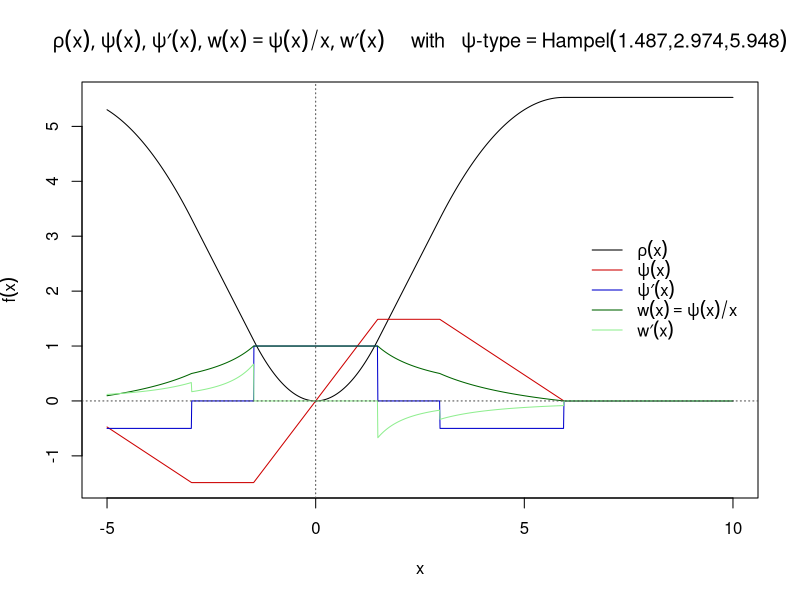

Generate this figure with R:
library(robustbase)


### Name: psi_func-class
### Title: Class of "Psi Functions" for M-Estimation
### Aliases: psi_func-class
### Keywords: classes robust

### ** Examples

str(huberPsi, give.attr = FALSE)

plot(hampelPsi)# calling the plot method (nicely showing "all" !)
